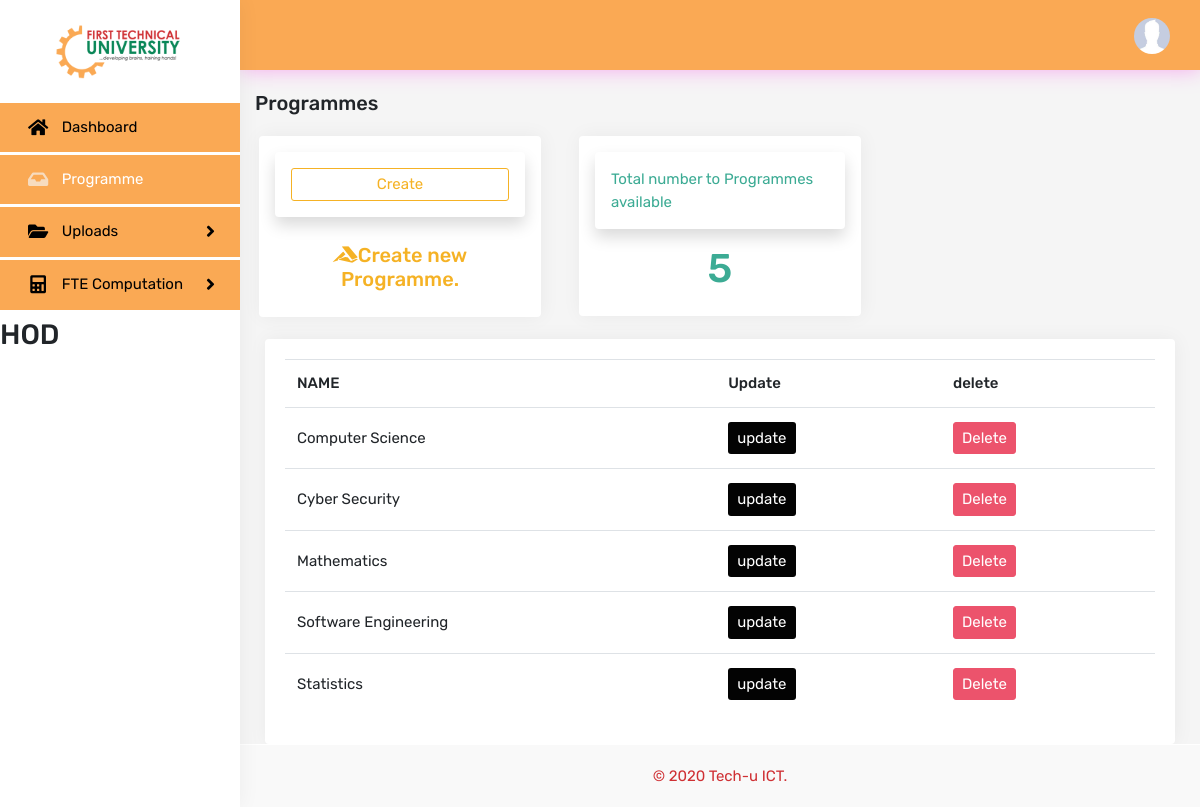
Page /Programme/ (signed in) on the committed database.
### computation/models.py (models this page shows, shortened)
class Staff(models.Model):
    user = models.OneToOneField(
        User, on_delete=models.CASCADE, null=True, blank=True)
    name = models.CharField(max_length=200, null=True)
    staff_No = models.CharField(max_length=200, null=True)
    programme = models.ForeignKey(
        Programme, on_delete=models.CASCADE, null=True)
    faculty = models.ForeignKey(Faculty, on_delete=models.CASCADE, null=True)
    phone = models.CharField(max_length=200, null=True)
    email = models.CharField(max_length=200, null=True)
    profile_pic = models.ImageField(
        default='defult.jpg', null=True, blank=True)
    date_created = models.DateTimeField(auto_now_add=True, null=True)

class Programme(models.Model):
    name = models.CharField(max_length=200, null=True, blank=True)

### computation/views.py (the view)
# urls.py: path('Programme/', views.programme, name='programme'),
@login_required(login_url='login')
def programme(request):
    programme = Programme.objects.all()
    programmeCount = programme.count()
    if request.user.groups.all()[0].name == 'HOD':
        d = Department.objects.get(programme=request.user.staff.programme)
        programme = Programme.objects.filter(department=d)
        programmeCount = programme.count()
    if request.user.groups.all()[0].name == 'DEEN':
        f = request.user.staff.faculty
        dept = f.department.all()
        print('department ', dept)
        deptCount = dept.count()
    context = {
        'programmeCount': programmeCount,
        'programme': programme,
    }
    return render(request, 'computation/programmePage.html', context)

### computation/templates/computation/programmePage.html (shortened to what this page needs)
{% extends 'computation/main.html' %}
{% block content %}
<div class="row">
    <div class="col-sm-12">
        <div class="page-title-box">
            <h4 class="page-title">Programmes</h4>
        </div>
    </div>
</div>
<div class="row">
    <div class="col-lg-4">
        <div class="card border-warning mx-sm-1 p-3 d-flex align-items-stretch">
            <div class="card border-warning shadow text-warning p-3 my-card" > <a class="btn btn-outline-warning btn-block btn-sm " href="{% url 'createProgramme' %}">Create</a></div>
            <div class="text-warning text-center mt-3"><h5><i class="fab fa-accusoft"></i>Create new Programme.</h5></div>
        </div>
    </div>
    <div class="col-lg-4">
        <div class="card border-success mx-sm-1 p-3 d-flex align-items-stretch">
            <div class="card border-success shadow text-success p-3 my-card" >Total number to Programmes available</div>
            <div class="text-success text-center mt-2"><h1>{{programmeCount}}</h1></div>
        </div>
    </div>
</div>
<br>
</div>
<div class="row">
    <div class="col">
        <div class="card card-body">
            <div class="table-responsive">
            <table class="table">
                <tr>
                    <th>NAME</th>
                    <th>Update</th>
                    <th>delete</th>
                </tr>
                {% for programme in programme %}
                <tr>
                    <td>{{programme.name}}</td>
                    <td><a class="btn btn-sm" style="background-color: #030303; color: #ffffff;" href="{% url 'updateProgramme' programme.id %}">update</a></td>
                    <td><a class="btn btn-danger btn-sm" href="{% url 'deleteProgramme' programme.id %}" >Delete</a></td>
                </tr>
                {% endfor %}
            </table>
        </div>
        </div>
    </div>
</div>
{% endblock %}

### computation/templates/computation/leftSideBar.html (shortened to what this page needs)
{% load static %}
<div class="left side-menu">
    <div class="topbar-left">
        <div class="text-center">
            <a href="{% url 'dashboard' %}" class="logo"><img src="{% static 'images/techu_logo.png' %}" height="55" alt="logo"></a>
        </div>
    </div>
    <div class="sidebar-inner slimscrollleft">
        <div id="sidebar-menu">
            <ul>
                {% ifequal  request.user.groups.all.0.name "HOD" %}
                <li>
                    <a href="{% url 'dashboard' %}" class="waves-effect">
                        <i class="fas fa-home"></i>
                        <span> Dashboard</span>
                    </a>
                </li>
                <li>
                    <a href="{% url 'programme' %}" class="waves-effect">
                        <i class="fas fa-inbox"></i>
                        <span>Programme</span>
                    </a>
                </li>
                <li class="has_sub">
                    <a href="javascript:void(0);" class="waves-effect"><i class="fas fa-folder-open"></i><span> Uploads </span>
                        <span class="float-right"><i class="fas fa-angle-right"></i></span></a>
                </li>
                <li class="has_sub">
                    <a href="javascript:void(0);" class="waves-effect"><i class="fas fa-calculator"></i><span> FTE Computation </span> <span class="float-right"><i class="fas fa-angle-right"></i></span></a>
                </li>
                {% endifequal %}
                <h3>{{request.user.groups.all.0.name}}</h3>
        </div>
    </div>
</div>

### computation/templates/computation/topBar.html (shortened to what this page needs)
<div class="topbar">
    <nav class="navbar-custom">
        <ul class="list-inline float-right mb-0">
            <li class="list-inline-item dropdown notification-list">
                <a class="nav-link dropdown-toggle arrow-none waves-effect nav-user" data-toggle="dropdown" href="#" role="button"
                   aria-haspopup="false" aria-expanded="false">
                    <img src="{{request.user.staff.profile_pic.url}}" alt="user" class="rounded-circle">
                </a>
            </li>
        </ul>
        <div class="clearfix"></div>
    </nav>
</div>

### static/css/style.css (style rules this page uses)
body { background: #f5f5f5; font-family: "Rubik", sans-serif; margin: 0; font-size: 15px; }
html { overflow-x: hidden; position: relative; min-height: 100%; background: #ffffff; }
h1, h2, h3, h4, h5, h6 { margin: 10px 0; }
h1 { line-height: 43px; }
h3 { line-height: 30px; }
h4 { line-height: 22px; }
* { outline: none !important; }
.text-warning { color: #f5b225 !important; }
.text-success { color: #3cab94 !important; }
.waves-effect { position: relative; cursor: pointer; display: inline-block; overflow: hidden; -webkit-user-select: none; -moz-user-select: none; -ms-user-select: none; user-select: none; -webkit-tap-highlight-color: transparent; vertical-align: middle; z-index: 1; will-change: opacity, transform; -webkit-transition: all 0.3s ease-out; transition: all 0.3s ease-out; }
.btn { border-radius: 3px; font-size: 15px; }
.btn-primary, .btn-success, .btn-info, .btn-warning, .btn-danger, .btn-dark { color: #ffffff; }
.btn-danger { background-color: #ec536c; border: 1px solid #ec536c; }
.btn-outline-warning { color: #f5b225; border-color: #f5b225; }
.card { border: none; -webkit-box-shadow: 1px 0px 20px rgba(0, 0, 0, 0.05); box-shadow: 1px 0px 20px rgba(0, 0, 0, 0.05); }
.table { margin-bottom: 10px; }
th { font-weight: 500; }
.table > tbody > tr > td, .table > tfoot > tr > td, .table > thead > tr > td { padding: 14px 12px; vertical-align: middle; }
.logo { color: #2d3b48 !important; font-size: 20px; font-weight: 700; letter-spacing: .03em; line-height: 100px; text-transform: uppercase; }
.navbar-custom { background-color: #FAA954; border: none; margin: -20px -25px 0 -25px; -webkit-box-shadow: 1px 0px 20px #f5a9ed; box-shadow: 1px 0px 20px #f5a9ed; }
.notification-list { margin: 0 !important; }
.notification-list .nav-link { padding: 0 15px; line-height: 70px; }
.nav-user { margin: 0 15px 0 0; }
.nav-user img { height: 36px; width: 36px; }
.arrow-none:after { border: none; margin: 0; display: none; }
.side-menu { bottom: 0; top: 0; width: 240px; -webkit-transition: all 0.4s ease-in-out; transition: all 0.4s ease-in-out; background: #ffffff; position: absolute; z-index: 99; -webkit-box-shadow: 1px 0px 20px rgba(0, 0, 0, 0.05); box-shadow: 1px 0px 20px rgba(0, 0, 0, 0.05); }
body.fixed-left .side-menu.left { bottom: 50px; height: 100%; margin-bottom: -70px; margin-top: 0; padding-bottom: 70px; position: fixed; }
.sidebar-inner { height: 100%; }
#sidebar-menu, #sidebar-menu ul, #sidebar-menu li, #sidebar-menu a { border: 0; font-weight: normal; line-height: 1; list-style: none; margin: 0; padding: 0; position: relative; text-decoration: none; }
#sidebar-menu { background-color: #ffffff; padding-bottom: 50px; width: 100%; }
#sidebar-menu > ul > li > a { color: #000000; display: block; padding: 16px 25px; margin: 3px 0; background-color: #FAA954; }
#sidebar-menu > ul > li > a span i { font-size: 18px; line-height: 16px; }
#sidebar-menu > ul > li > a > span { vertical-align: middle; }
#sidebar-menu > ul > li > a > i { display: inline-block; font-size: 18px; line-height: 17px; margin-left: 3px; margin-right: 10px; text-align: center; vertical-align: middle; width: 20px; color: #000000; }
#sidebar-menu > ul > li > a.active { color: #ffffff; background-color: #FAA954; }
#sidebar-menu > ul > li > a.active i { color: #f5f5f5ab; }
.page-title-box { padding: 22px 0; }
.page-title-box .page-title { font-size: 20px; margin-bottom: 0; margin-top: 0; }

### rows in the picture
Programme: name "Computer Science"
Programme: name "Cyber Security"
Programme: name "Mathematics"
Programme: name "Software Engineering"
Programme: name "Statistics"

### other values in the picture
{{ request.user.groups.all.0.name }} "HOD"
{{ programmeCount }} "5"
